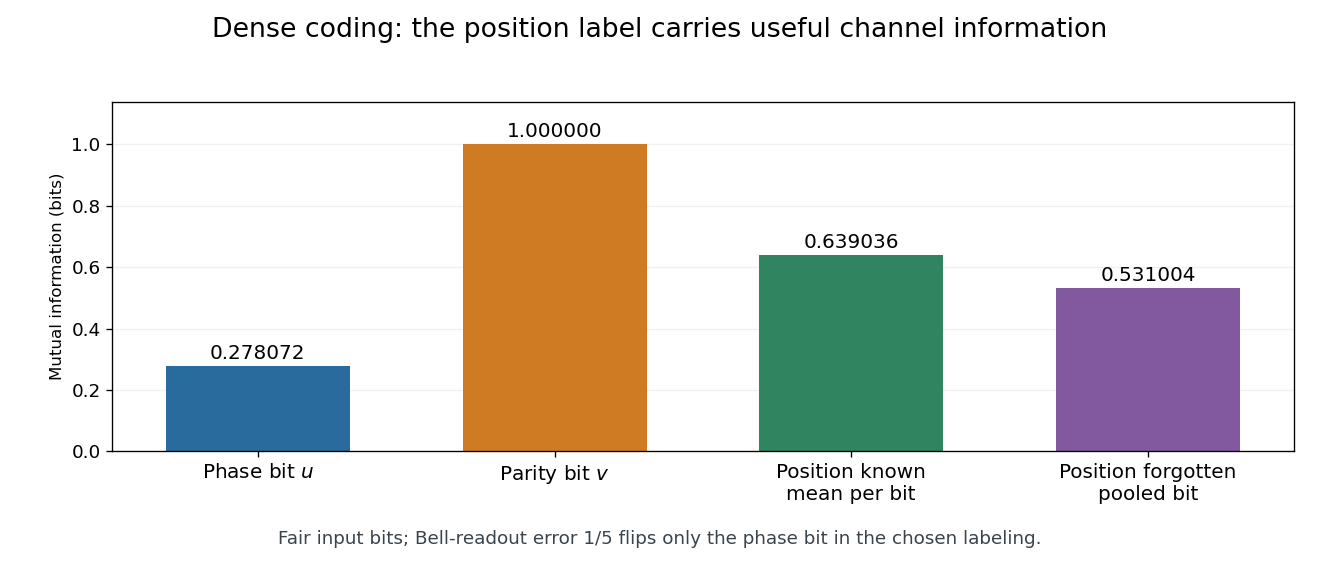

Here is the Python script that generated this plot:
"""Original information comparison; produce the PNG in the working directory."""
from pathlib import Path
import matplotlib
matplotlib.use('Agg')
import matplotlib.pyplot as plt
import numpy as np

def h(p):return 0. if p in (0.,1.)else-p*np.log2(p)-(1-p)*np.log2(1-p)
values=[1-h(.2),1.,1-h(.2)/2,1-h(.1)]
labels=[r'Phase bit $u$',r'Parity bit $v$','Position known\nmean per bit','Position forgotten\npooled bit']
fig,ax=plt.subplots(figsize=(11,4.7),dpi=120);fig.patch.set_facecolor('white');ax.set_facecolor('white')
bars=ax.bar(range(4),values,width=.62,color=['#296b9d','#cf7b24','#30845f','#82599f'])
for bar,value in zip(bars,values):ax.text(bar.get_x()+bar.get_width()/2,value+.024,f'{value:.6f}',ha='center',fontsize=12)
ax.set(ylim=(0,1.14),ylabel='Mutual information (bits)',xticks=range(4),xticklabels=labels)
ax.tick_params(axis='x',labelsize=12);ax.tick_params(axis='y',labelsize=11);ax.grid(axis='y',alpha=.18);ax.set_axisbelow(True)
fig.suptitle('Dense coding: the position label carries useful channel information',fontsize=16,y=.97)
fig.text(.5,.035,'Fair input bits; Bell-readout error 1/5 flips only the phase bit in the chosen labeling.',ha='center',fontsize=11,color='#38434c')
fig.subplots_adjust(left=.085,right=.98,top=.82,bottom=.20)
fig.savefig(Path.cwd()/(Path(__file__).stem+'.png'),facecolor='white',metadata={'Software':'codex-wiki original figure'})
plt.close(fig)
